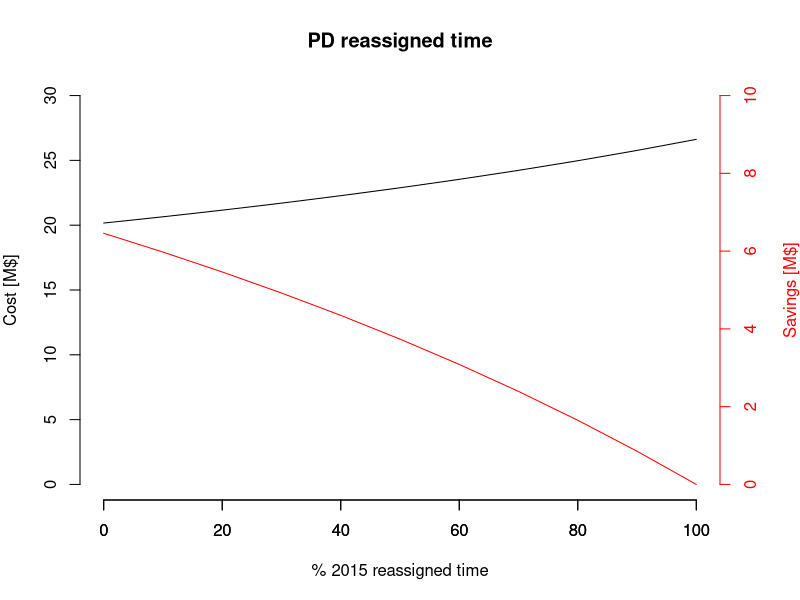
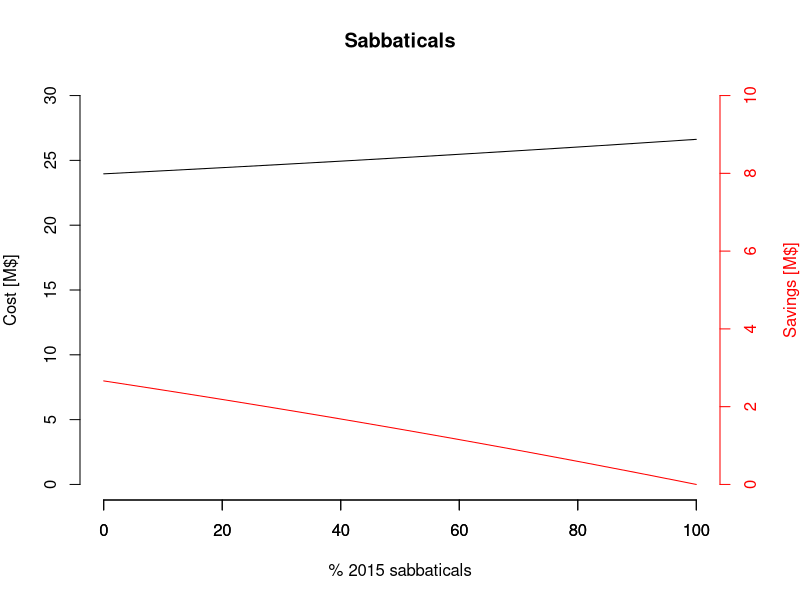
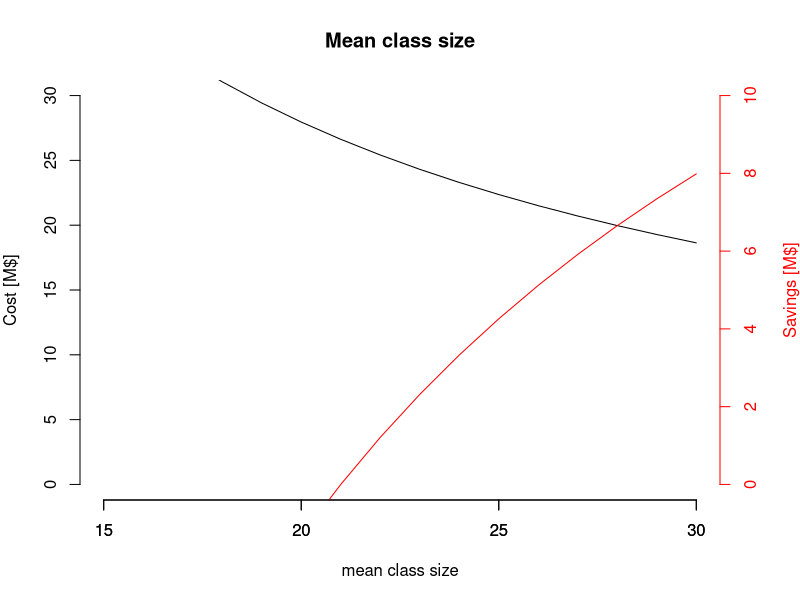
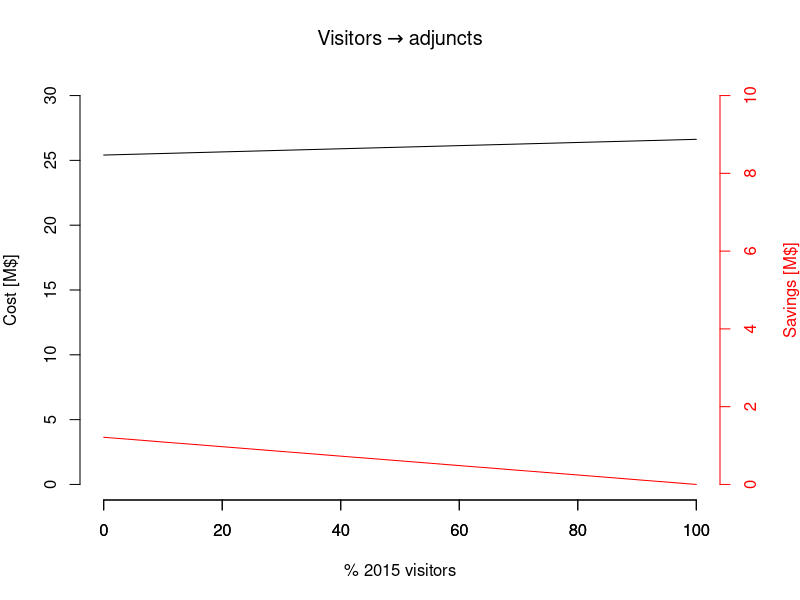

These figures' R source, in order:
dat <-read.table("dat/costvRT.dat")
par(mar=c(5,4,4,4))
plot(dat[,1],dat[,2]/1000000,ylim=c(0,30),typ="l",bty="n",main="PD reassigned time", xlab="% 2015 reassigned time",ylab="Cost [M$]")
mtext(side = 4, line = 3, 'Savings [M$]',col="red")
par(new=T)
plot(dat[,1],dat[,3]/1000000,ylim=c(0,10),typ="l",bty="n",xlab="",ylab="",yaxt="n",col="red")
axis(side = 4,col="red",col.axis="red")
dev.copy2pdf(file="plots/release-time.pdf")
readline(prompt="Press [enter] to continue")

dat <-read.table("dat/costvsab.dat")
par(mar=c(5,4,4,4))
plot(dat[,1],dat[,2]/1000000,ylim=c(0,30),typ="l",bty="n",main="Sabbaticals", xlab="% 2015 sabbaticals",ylab="Cost [M$]")
mtext(side = 4, line = 3, 'Savings [M$]',col="red")
par(new=T)
plot(dat[,1],dat[,3]/1000000,ylim=c(0,10),typ="l",bty="n",xlab="",ylab="",yaxt="n",col="red",yaxp  = c(0, 5, 1))
axis(side = 4,col="red",col.axis="red")
dev.copy2pdf(file="plots/sabbaticals.pdf")
readline(prompt="Press [enter] to continue")

dat <-read.table("dat/costvsize.dat")
par(mar=c(5,4,4,4))
plot(dat[,1],dat[,2]/1000000,ylim=c(0,30),typ="l",bty="n",main="Mean class size", xlab="mean class size",ylab="Cost [M$]")
mtext(side = 4, line = 3, 'Savings [M$]',col="red")
par(new=T)
plot(dat[,1],dat[,3]/1000000,ylim=c(0,10),typ="l",bty="n",xlab="",ylab="",yaxt="n",col="red",yaxp  = c(0, 5, 1))
axis(side = 4,col="red",col.axis="red")
dev.copy2pdf(file="plots/class-size.pdf")
readline(prompt="Press [enter] to continue")

dat <-read.table("dat/costvvis.dat")
par(mar=c(5,4,4,4))
plot(dat[,1],dat[,2]/1000000,ylim=c(0,30),typ="l",bty="n",main=expression(Visitors %->% adjuncts), xlab="% 2015 visitors",ylab="Cost [M$]")
mtext(side = 4, line = 3, 'Savings [M$]',col="red")
par(new=T)
plot(dat[,1],dat[,3]/1000000,ylim=c(0,10),typ="l",bty="n",xlab="",ylab="",yaxt="n",col="red",yaxp  = c(0, 5, 1))
axis(side = 4,col="red",col.axis="red")
dev.copy2pdf(file="plots/visitors-adjuncts.pdf")
readline(prompt="Press [enter] to continue")
